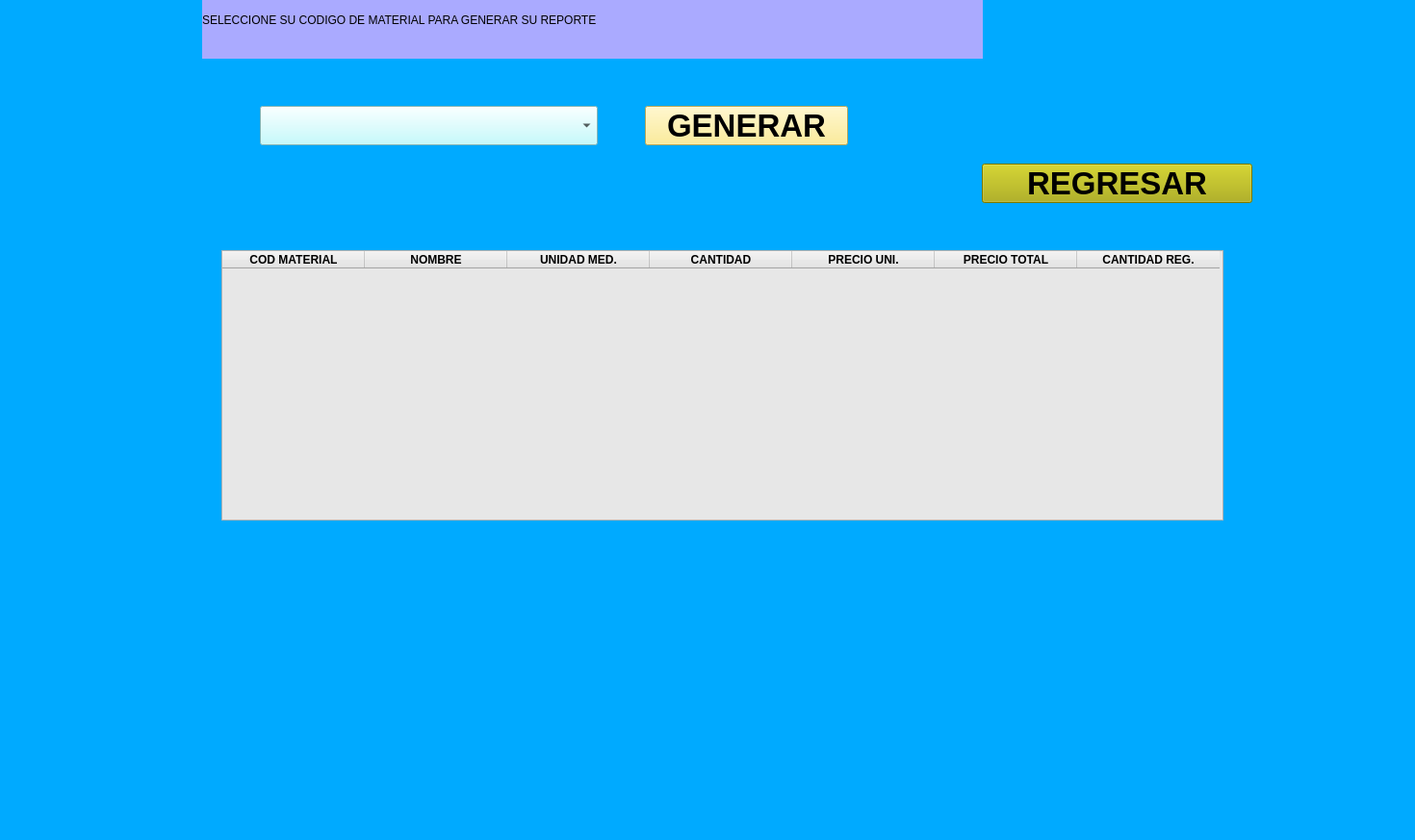
<?xml version="1.0" encoding="UTF-8"?>
<ui version="4.0">
 <class>MainWindow</class>
 <widget class="QMainWindow" name="MainWindow">
  <property name="geometry">
   <rect>
    <x>0</x>
    <y>0</y>
    <width>1470</width>
    <height>873</height>
   </rect>
  </property>
  <property name="windowTitle">
   <string>MainWindow</string>
  </property>
  <property name="styleSheet">
   <string notr="true">background-color: rgb(0, 170, 255);</string>
  </property>
  <widget class="QWidget" name="centralwidget">
   <widget class="QComboBox" name="comboBox">
    <property name="geometry">
     <rect>
      <x>270</x>
      <y>110</y>
      <width>351</width>
      <height>41</height>
     </rect>
    </property>
    <property name="styleSheet">
     <string notr="true">background-color: rgb(181, 252, 255);</string>
    </property>
   </widget>
   <widget class="QTableWidget" name="resultadomaterial">
    <property name="geometry">
     <rect>
      <x>230</x>
      <y>260</y>
      <width>1041</width>
      <height>281</height>
     </rect>
    </property>
    <property name="styleSheet">
     <string notr="true">background-color: rgb(231, 231, 231);</string>
    </property>
    <attribute name="horizontalHeaderDefaultSectionSize">
     <number>148</number>
    </attribute>
    <column>
     <property name="text">
      <string>COD MATERIAL</string>
     </property>
     <property name="font">
      <font>
       <weight>75</weight>
       <bold>true</bold>
      </font>
     </property>
     <property name="textAlignment">
      <set>AlignCenter</set>
     </property>
    </column>
    <column>
     <property name="text">
      <string>NOMBRE</string>
     </property>
     <property name="font">
      <font>
       <weight>75</weight>
       <bold>true</bold>
      </font>
     </property>
     <property name="textAlignment">
      <set>AlignCenter</set>
     </property>
    </column>
    <column>
     <property name="text">
      <string>UNIDAD MED.</string>
     </property>
     <property name="font">
      <font>
       <weight>75</weight>
       <bold>true</bold>
      </font>
     </property>
     <property name="textAlignment">
      <set>AlignCenter</set>
     </property>
    </column>
    <column>
     <property name="text">
      <string>CANTIDAD</string>
     </property>
     <property name="font">
      <font>
       <weight>75</weight>
       <bold>true</bold>
      </font>
     </property>
     <property name="textAlignment">
      <set>AlignCenter</set>
     </property>
    </column>
    <column>
     <property name="text">
      <string>PRECIO UNI.</string>
     </property>
     <property name="font">
      <font>
       <weight>75</weight>
       <bold>true</bold>
      </font>
     </property>
     <property name="textAlignment">
      <set>AlignCenter</set>
     </property>
    </column>
    <column>
     <property name="text">
      <string>PRECIO TOTAL</string>
     </property>
     <property name="font">
      <font>
       <weight>75</weight>
       <bold>true</bold>
      </font>
     </property>
     <property name="textAlignment">
      <set>AlignCenter</set>
     </property>
    </column>
    <column>
     <property name="text">
      <string>CANTIDAD REG.</string>
     </property>
     <property name="font">
      <font>
       <weight>75</weight>
       <bold>true</bold>
      </font>
     </property>
     <property name="textAlignment">
      <set>AlignCenter</set>
     </property>
    </column>
   </widget>
   <widget class="QPushButton" name="generarReporte">
    <property name="geometry">
     <rect>
      <x>670</x>
      <y>110</y>
      <width>211</width>
      <height>41</height>
     </rect>
    </property>
    <property name="font">
     <font>
      <pointsize>25</pointsize>
      <weight>75</weight>
      <bold>true</bold>
     </font>
    </property>
    <property name="styleSheet">
     <string notr="true">background-color: rgb(255, 234, 125);</string>
    </property>
    <property name="text">
     <string>GENERAR</string>
    </property>
   </widget>
   <widget class="QPushButton" name="regresar">
    <property name="geometry">
     <rect>
      <x>1020</x>
      <y>170</y>
      <width>281</width>
      <height>41</height>
     </rect>
    </property>
    <property name="font">
     <font>
      <pointsize>25</pointsize>
      <weight>75</weight>
      <bold>true</bold>
     </font>
    </property>
    <property name="styleSheet">
     <string notr="true">background-color: rgb(170, 170, 0);</string>
    </property>
    <property name="text">
     <string>REGRESAR</string>
    </property>
   </widget>
   <widget class="QLabel" name="label">
    <property name="geometry">
     <rect>
      <x>210</x>
      <y>-20</y>
      <width>811</width>
      <height>81</height>
     </rect>
    </property>
    <property name="styleSheet">
     <string notr="true">background-color: rgb(170, 170, 255);
font: 75 14pt &quot;MS Shell Dlg 2&quot;;</string>
    </property>
    <property name="text">
     <string>SELECCIONE SU CODIGO DE MATERIAL PARA GENERAR SU REPORTE </string>
    </property>
   </widget>
  </widget>
  <widget class="QMenuBar" name="menubar">
   <property name="geometry">
    <rect>
     <x>0</x>
     <y>0</y>
     <width>1470</width>
     <height>26</height>
    </rect>
   </property>
  </widget>
  <widget class="QStatusBar" name="statusbar"/>
 </widget>
 <resources/>
 <connections/>
</ui>
